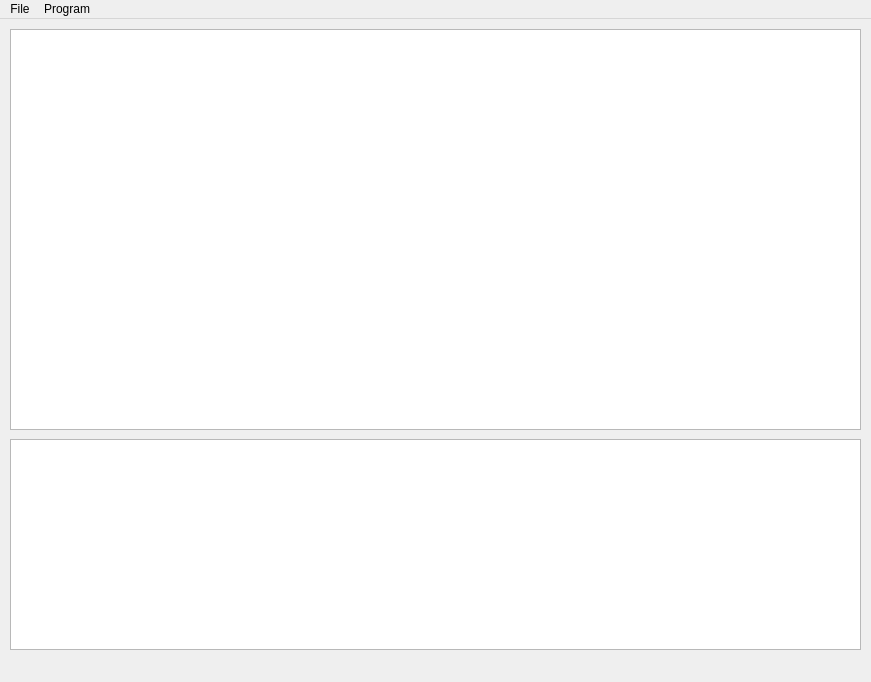
<?xml version="1.0" encoding="UTF-8"?>
<ui version="4.0">
 <class>MainWindow</class>
 <widget class="QMainWindow" name="MainWindow">
  <property name="geometry">
   <rect>
    <x>0</x>
    <y>0</y>
    <width>871</width>
    <height>682</height>
   </rect>
  </property>
  <property name="windowTitle">
   <string>MainWindow</string>
  </property>
  <widget class="QWidget" name="centralWidget">
   <widget class="QTextEdit" name="sourceTextWindow">
    <property name="geometry">
     <rect>
      <x>10</x>
      <y>10</y>
      <width>851</width>
      <height>401</height>
     </rect>
    </property>
   </widget>
   <widget class="QTextEdit" name="feedbackWindow">
    <property name="geometry">
     <rect>
      <x>10</x>
      <y>420</y>
      <width>851</width>
      <height>211</height>
     </rect>
    </property>
   </widget>
  </widget>
  <widget class="QMenuBar" name="menuBar">
   <property name="geometry">
    <rect>
     <x>0</x>
     <y>0</y>
     <width>871</width>
     <height>22</height>
    </rect>
   </property>
   <widget class="QMenu" name="menuButtonFile">
    <property name="title">
     <string>File</string>
    </property>
    <addaction name="menuButtonNewOption"/>
    <addaction name="menuButtonOpenOption"/>
    <addaction name="menuButtonSaveOption"/>
    <addaction name="menuButtonCloseOption"/>
   </widget>
   <widget class="QMenu" name="menuProgram">
    <property name="title">
     <string>Program</string>
    </property>
    <addaction name="menuButtonCompileOption"/>
    <addaction name="menuButtonRunOption"/>
   </widget>
   <addaction name="menuButtonFile"/>
   <addaction name="menuProgram"/>
  </widget>
  <action name="menuButtonNewOption">
   <property name="text">
    <string>New</string>
   </property>
  </action>
  <action name="menuButtonOpenOption">
   <property name="text">
    <string>Open</string>
   </property>
  </action>
  <action name="menuButtonSaveOption">
   <property name="text">
    <string>Save</string>
   </property>
  </action>
  <action name="menuButtonCompileOption">
   <property name="text">
    <string>Compile</string>
   </property>
  </action>
  <action name="menuButtonRunOption">
   <property name="text">
    <string>Run</string>
   </property>
  </action>
  <action name="menuButtonFuncDescOption">
   <property name="text">
    <string>Functionality Description</string>
   </property>
  </action>
  <action name="menuButtonAboutOption">
   <property name="text">
    <string>About</string>
   </property>
  </action>
  <action name="menuButtonCloseOption">
   <property name="text">
    <string>Close</string>
   </property>
  </action>
 </widget>
 <layoutdefault spacing="6" margin="11"/>
 <resources/>
 <connections/>
</ui>
